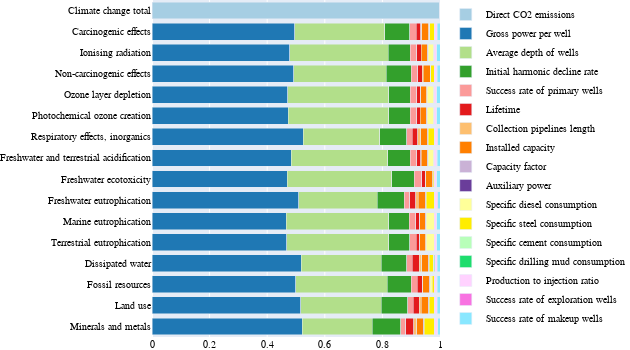

The cell this chart's notebook holds for it:
### Code cell
fig = go.Figure()
ydata = df.columns[1:].tolist()
ydata = [d.capitalize() for d in ydata]
f = [ind for ind,yd in enumerate(ydata) if "Fossils"==yd][0]
ydata[f] = 'Fossil resources'

for i in df.index:
    xdata = df.loc[i][1:].tolist()
    name = df.loc[i][0].replace('_', ' ').capitalize()
    if name.lower() == 'co2 emissions':
        name = 'Direct CO2 emissions'
    elif name.lower() == 'collection pipelines':
        name = 'Collection pipelines length'
    elif 'success' in name.lower():
        name = name[:13] + 'of ' + name[13:]
    fig.add_bar(name = name, 
                x = xdata,
                y = ydata,
                orientation='h',
                marker_color=colors[i])
    fig.update_xaxes(range = [0,1])
    
    fig.update_layout(barmode='stack',
                      font_size = 10,
                      width = 630, 
                      height = 350,
                      legend_traceorder  = 'normal',
                      yaxis = dict(autorange="reversed"),
                      font_family = 'Arial',
                      margin = dict(l=0,r=0,t=0,b=0),
                      font_color = 'black',
                      xaxis = dict(tickmode = 'array', 
                                   tickvals = [0, 0.2, 0.4, 0.6, 0.8, 1],
                                   ticktext = [0, 0.2, 0.4, 0.6, 0.8, 1])
                     )
fig

### Figure 1 — Plotly figure (JSON) as saved in the notebook; plotly's stock layout.template omitted (floating-point values rounded to 4 significant figures)
{"data": [{"marker": {"color": "rgb(166,206,227)"}, "name": "Direct CO2 emissions", "orientation": "h", "type": "bar", "x": [0.9977, 0, 0, 0, 0, 0, 0, 0, 0, 0, 0, 0, 0, 0, 0, 0], "y": ["Climate change total", "Carcinogenic effects", "Ionising radiation", "Non-carcinogenic effects", "Ozone layer depletion", "Photochemical ozone creation", "Respiratory effects, inorganics", "Freshwater and terrestrial acidification", "Freshwater ecotoxicity", "Freshwater eutrophication", "Marine eutrophication", "Terrestrial eutrophication", "Dissipated water", "Fossil resources", "Land use", "Minerals and metals"]}, {"marker": {"color": "rgb(31,120,180)"}, "name": "Gross power per well", "orientation": "h", "type": "bar", "x": [0.001135, 0.4954, 0.4791, 0.4921, 0.4718, 0.4724, 0.525, 0.4841, 0.4701, 0.5092, 0.4655, 0.4674, 0.5176, 0.499, 0.5167, 0.5213], "y": ["Climate change total", "Carcinogenic effects", "Ionising radiation", "Non-carcinogenic effects", "Ozone layer depletion", "Photochemical ozone creation", "Respiratory effects, inorganics", "Freshwater and terrestrial acidification", "Freshwater ecotoxicity", "Freshwater eutrophication", "Marine eutrophication", "Terrestrial eutrophication", "Dissipated water", "Fossil resources", "Land use", "Minerals and metals"]}, {"marker": {"color": "rgb(178,223,138)"}, "name": "Average depth of wells", "orientation": "h", "type": "bar", "x": [0.0007041, 0.3122, 0.3418, 0.322, 0.3503, 0.3494, 0.2655, 0.3352, 0.3632, 0.2728, 0.3563, 0.3541, 0.2777, 0.3187, 0.2785, 0.2441], "y": ["Climate change total", "Carcinogenic effects", "Ionising radiation", "Non-carcinogenic effects", "Ozone layer depletion", "Photochemical ozone creation", "Respiratory effects, inorganics", "Freshwater and terrestrial acidification", "Freshwater ecotoxicity", "Freshwater eutrophication", "Marine eutrophication", "Terrestrial eutrophication", "Dissipated water", "Fossil resources", "Land use", "Minerals and metals"]}, {"marker": {"color": "rgb(51,160,44)"}, "name": "Initial harmonic decline rate", "orientation": "h", "type": "bar", "x": [0.0001897, 0.08738, 0.07659, 0.08535, 0.07398, 0.07435, 0.09441, 0.07788, 0.07703, 0.09318, 0.07202, 0.07266, 0.08902, 0.08242, 0.09225, 0.09815], "y": ["Climate change total", "Carcinogenic effects", "Ionising radiation", "Non-carcinogenic effects", "Ozone layer depletion", "Photochemical ozone creation", "Respiratory effects, inorganics", "Freshwater and terrestrial acidification", "Freshwater ecotoxicity", "Freshwater eutrophication", "Marine eutrophication", "Terrestrial eutrophication", "Dissipated water", "Fossil resources", "Land use", "Minerals and metals"]}, {"marker": {"color": "rgb(251,154,153)"}, "name": "Success rate of primary wells", "orientation": "h", "type": "bar", "x": [4.621e-05, 0.02182, 0.0221, 0.02246, 0.0225, 0.02243, 0.01806, 0.02166, 0.02544, 0.01896, 0.02274, 0.02263, 0.01872, 0.02092, 0.01912, 0.01696], "y": ["Climate change total", "Carcinogenic effects", "Ionising radiation", "Non-carcinogenic effects", "Ozone layer depletion", "Photochemical ozone creation", "Respiratory effects, inorganics", "Freshwater and terrestrial acidification", "Freshwater ecotoxicity", "Freshwater eutrophication", "Marine eutrophication", "Terrestrial eutrophication", "Dissipated water", "Fossil resources", "Land use", "Minerals and metals"]}, {"marker": {"color": "rgb(227,26,28)"}, "name": "Lifetime", "orientation": "h", "type": "bar", "x": [3.792e-05, 0.01596, 0.01443, 0.01602, 0.01373, 0.01274, 0.01984, 0.01468, 0.01353, 0.02234, 0.0122, 0.01218, 0.02567, 0.01661, 0.02065, 0.0285], "y": ["Climate change total", "Carcinogenic effects", "Ionising radiation", "Non-carcinogenic effects", "Ozone layer depletion", "Photochemical ozone creation", "Respiratory effects, inorganics", "Freshwater and terrestrial acidification", "Freshwater ecotoxicity", "Freshwater eutrophication", "Marine eutrophication", "Terrestrial eutrophication", "Dissipated water", "Fossil resources", "Land use", "Minerals and metals"]}, {"marker": {"color": "rgb(253,191,111)"}, "name": "Collection pipelines length", "orientation": "h", "type": "bar", "x": [9.283e-06, 0.003986, 0.001252, 0.003163, 0.000733, 0.0007728, 0.009605, 0.001748, 0.0007188, 0.008004, 0.0004177, 0.0005189, 0.007838, 0.003299, 0.0083, 0.009803], "y": ["Climate change total", "Carcinogenic effects", "Ionising radiation", "Non-carcinogenic effects", "Ozone layer depletion", "Photochemical ozone creation", "Respiratory effects, inorganics", "Freshwater and terrestrial acidification", "Freshwater ecotoxicity", "Freshwater eutrophication", "Marine eutrophication", "Terrestrial eutrophication", "Dissipated water", "Fossil resources", "Land use", "Minerals and metals"]}, {"marker": {"color": "rgb(255,127,0)"}, "name": "Installed capacity", "orientation": "h", "type": "bar", "x": [5.033e-05, 0.02485, 0.0211, 0.02479, 0.02066, 0.02063, 0.02329, 0.02102, 0.02485, 0.0242, 0.02021, 0.02028, 0.02316, 0.02215, 0.0238, 0.02381], "y": ["Climate change total", "Carcinogenic effects", "Ionising radiation", "Non-carcinogenic effects", "Ozone layer depletion", "Photochemical ozone creation", "Respiratory effects, inorganics", "Freshwater and terrestrial acidification", "Freshwater ecotoxicity", "Freshwater eutrophication", "Marine eutrophication", "Terrestrial eutrophication", "Dissipated water", "Fossil resources", "Land use", "Minerals and metals"]}, {"marker": {"color": "rgb(202,178,214)"}, "name": "Capacity factor", "orientation": "h", "type": "bar", "x": [6.034e-06, 0.002522, 0.002529, 0.002545, 0.002489, 0.002423, 0.002785, 0.002549, 0.002421, 0.002843, 0.00239, 0.002389, 0.003125, 0.002661, 0.002827, 0.003152], "y": ["Climate change total", "Carcinogenic effects", "Ionising radiation", "Non-carcinogenic effects", "Ozone layer depletion", "Photochemical ozone creation", "Respiratory effects, inorganics", "Freshwater and terrestrial acidification", "Freshwater ecotoxicity", "Freshwater eutrophication", "Marine eutrophication", "Terrestrial eutrophication", "Dissipated water", "Fossil resources", "Land use", "Minerals and metals"]}, {"marker": {"color": "rgb(106,61,154)"}, "name": "Auxiliary power", "orientation": "h", "type": "bar", "x": [1.187e-07, 5.145e-05, 4.861e-05, 5.185e-05, 4.745e-05, 4.596e-05, 5.621e-05, 4.91e-05, 4.921e-05, 5.86e-05, 4.503e-05, 4.508e-05, 6.239e-05, 5.171e-05, 5.767e-05, 6.54e-05], "y": ["Climate change total", "Carcinogenic effects", "Ionising radiation", "Non-carcinogenic effects", "Ozone layer depletion", "Photochemical ozone creation", "Respiratory effects, inorganics", "Freshwater and terrestrial acidification", "Freshwater ecotoxicity", "Freshwater eutrophication", "Marine eutrophication", "Terrestrial eutrophication", "Dissipated water", "Fossil resources", "Land use", "Minerals and metals"]}, {"marker": {"color": "rgb(255,255,153)"}, "name": "Specific diesel consumption", "orientation": "h", "type": "bar", "x": [1.714e-05, 3.997e-07, 0.01881, 1.03e-05, 0.02269, 0.02359, 0.0009429, 0.01888, 3.158e-06, 6.938e-06, 0.02771, 0.02724, 5.912e-05, 0.007682, 0.0002281, 6.674e-06], "y": ["Climate change total", "Carcinogenic effects", "Ionising radiation", "Non-carcinogenic effects", "Ozone layer depletion", "Photochemical ozone creation", "Respiratory effects, inorganics", "Freshwater and terrestrial acidification", "Freshwater ecotoxicity", "Freshwater eutrophication", "Marine eutrophication", "Terrestrial eutrophication", "Dissipated water", "Fossil resources", "Land use", "Minerals and metals"]}, {"marker": {"color": "rgb(255,237,0)"}, "name": "Specific steel consumption", "orientation": "h", "type": "bar", "x": [1.631e-05, 0.01669, 0.002664, 0.01225, 0.001399, 0.001599, 0.0222, 0.002736, 0.002787, 0.03007, 0.000729, 0.0008622, 0.01608, 0.006848, 0.01904, 0.03643], "y": ["Climate change total", "Carcinogenic effects", "Ionising radiation", "Non-carcinogenic effects", "Ozone layer depletion", "Photochemical ozone creation", "Respiratory effects, inorganics", "Freshwater and terrestrial acidification", "Freshwater ecotoxicity", "Freshwater eutrophication", "Marine eutrophication", "Terrestrial eutrophication", "Dissipated water", "Fossil resources", "Land use", "Minerals and metals"]}, {"marker": {"color": "rgb(184,255,185)"}, "name": "Specific cement consumption", "orientation": "h", "type": "bar", "x": [5.396e-07, 3.014e-08, 2.017e-05, 1.599e-06, 1.613e-05, 8.644e-06, 3.441e-05, 1.939e-05, 9.955e-08, 2.614e-06, 9.454e-06, 1.048e-05, 4.097e-05, 2.762e-05, 4.3e-05, 1.185e-06], "y": ["Climate change total", "Carcinogenic effects", "Ionising radiation", "Non-carcinogenic effects", "Ozone layer depletion", "Photochemical ozone creation", "Respiratory effects, inorganics", "Freshwater and terrestrial acidification", "Freshwater ecotoxicity", "Freshwater eutrophication", "Marine eutrophication", "Terrestrial eutrophication", "Dissipated water", "Fossil resources", "Land use", "Minerals and metals"]}, {"marker": {"color": "rgb(30,221,109)"}, "name": "Specific drilling mud consumption", "orientation": "h", "type": "bar", "x": [2.518e-07, 3.428e-07, 3.501e-05, 5.022e-06, 4.152e-05, 2.285e-05, 9.796e-05, 2.998e-05, 1.342e-06, 2.943e-05, 1.632e-05, 8.313e-06, 0.00284, 0.00053, 9.31e-05, 1.945e-05], "y": ["Climate change total", "Carcinogenic effects", "Ionising radiation", "Non-carcinogenic effects", "Ozone layer depletion", "Photochemical ozone creation", "Respiratory effects, inorganics", "Freshwater and terrestrial acidification", "Freshwater ecotoxicity", "Freshwater eutrophication", "Marine eutrophication", "Terrestrial eutrophication", "Dissipated water", "Fossil resources", "Land use", "Minerals and metals"]}, {"marker": {"color": "rgb(255,210,255)"}, "name": "Production to injection ratio", "orientation": "h", "type": "bar", "x": [1.978e-05, 0.008818, 0.008374, 0.008705, 0.008205, 0.008244, 0.00929, 0.008473, 0.00819, 0.0091, 0.008095, 0.008146, 0.008698, 0.008616, 0.009121, 0.009418], "y": ["Climate change total", "Carcinogenic effects", "Ionising radiation", "Non-carcinogenic effects", "Ozone layer depletion", "Photochemical ozone creation", "Respiratory effects, inorganics", "Freshwater and terrestrial acidification", "Freshwater ecotoxicity", "Freshwater eutrophication", "Marine eutrophication", "Terrestrial eutrophication", "Dissipated water", "Fossil resources", "Land use", "Minerals and metals"]}, {"marker": {"color": "rgb(248,114,225)"}, "name": "Success rate of exploration wells", "orientation": "h", "type": "bar", "x": [1.254e-06, 0.0006241, 0.0005768, 0.0006197, 0.0005739, 0.0005767, 0.0005514, 0.000567, 0.0006281, 0.0005958, 0.0005727, 0.0005723, 0.0005323, 0.000567, 0.0005635, 0.0005603], "y": ["Climate change total", "Carcinogenic effects", "Ionising radiation", "Non-carcinogenic effects", "Ozone layer depletion", "Photochemical ozone creation", "Respiratory effects, inorganics", "Freshwater and terrestrial acidification", "Freshwater ecotoxicity", "Freshwater eutrophication", "Marine eutrophication", "Terrestrial eutrophication", "Dissipated water", "Fossil resources", "Land use", "Minerals and metals"]}, {"marker": {"color": "rgb(137,231,255)"}, "name": "Success rate of makeup wells", "orientation": "h", "type": "bar", "x": [2.186e-05, 0.009672, 0.01058, 0.009936, 0.01082, 0.0108, 0.008349, 0.01038, 0.01104, 0.008581, 0.01099, 0.01092, 0.008828, 0.009956, 0.008705, 0.007727], "y": ["Climate change total", "Carcinogenic effects", "Ionising radiation", "Non-carcinogenic effects", "Ozone layer depletion", "Photochemical ozone creation", "Respiratory effects, inorganics", "Freshwater and terrestrial acidification", "Freshwater ecotoxicity", "Freshwater eutrophication", "Marine eutrophication", "Terrestrial eutrophication", "Dissipated water", "Fossil resources", "Land use", "Minerals and metals"]}], "layout": {"barmode": "stack", "font": {"color": "black", "family": "Arial", "size": 10}, "height": 350, "legend": {"traceorder": "normal"}, "margin": {"b": 0, "l": 0, "r": 0, "t": 0}, "width": 630, "xaxis": {"range": [0, 1], "tickmode": "array", "ticktext": [0, 0.2, 0.4, 0.6, 0.8, 1], "tickvals": [0, 0.2, 0.4, 0.6, 0.8, 1]}, "yaxis": {"autorange": "reversed"}}}
